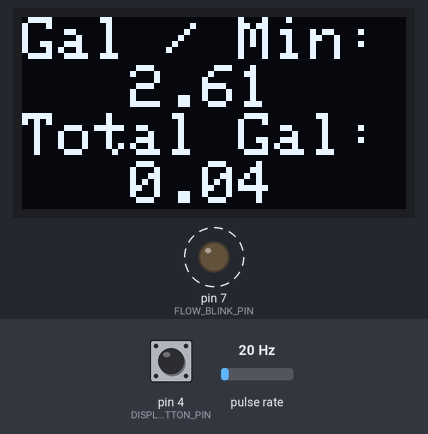
Bench run of a sketch on a simulated Arduino Uno, built with avr-gcc and run on an emulated ATmega328P. Parts: 128×64 one-colour display, output pins drawn as LEDs (lit = HIGH). Wiring (inferred from the names in the program): pulse sensor: data pin 2. Dashed ring = blinking. The inputs (shaded band) are chosen by the test bench; at power-on: pin 4 (DISPLAY_MODE_BUTTON_PIN) LOW, pulse rate 20 Hz.

Above: at 3.6 s.
3.7 s: pin 4 (DISPLAY_MODE_BUTTON_PIN) pulled HIGH for 0.15 s
At 4.9 s:
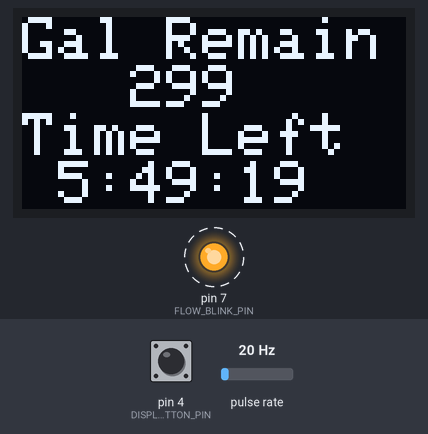
6.8 s: pin 4 (DISPLAY_MODE_BUTTON_PIN) pulled HIGH for 1 s
At 7.7 s:
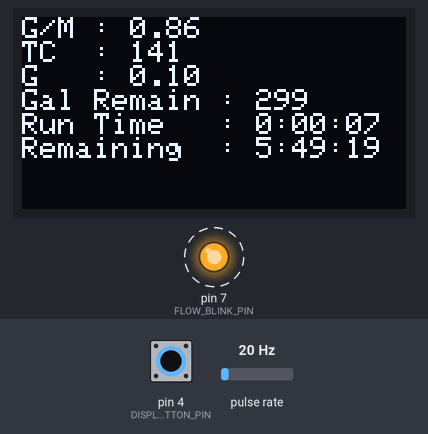
8.4 s: pin 4 (DISPLAY_MODE_BUTTON_PIN) pulled HIGH for 0.15 s
At 9.7 s:
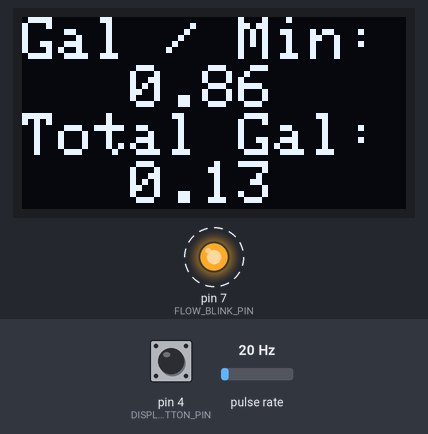
11.5 s: pulse rate (sensor on pin 2) set to 4 Hz
At 13.7 s:
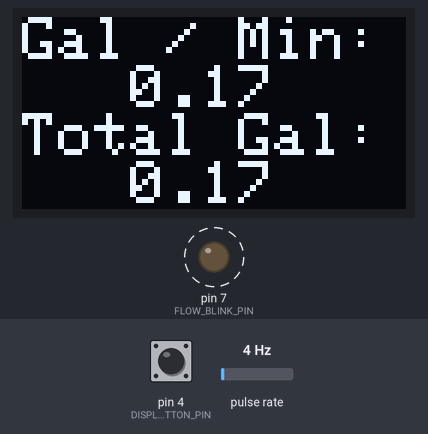
14.2 s: pulse rate (sensor on pin 2) set to 196 Hz
At 15.7 s:
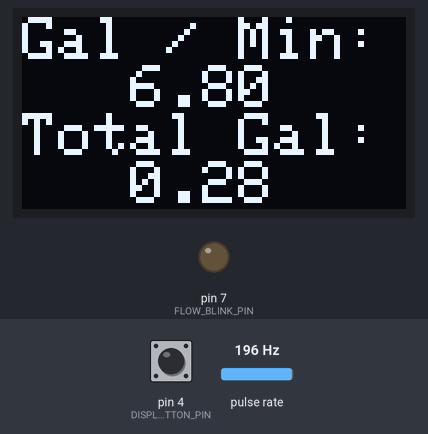
16.5 s: pulse rate (sensor on pin 2) set to 50 Hz
At 18.6 s:
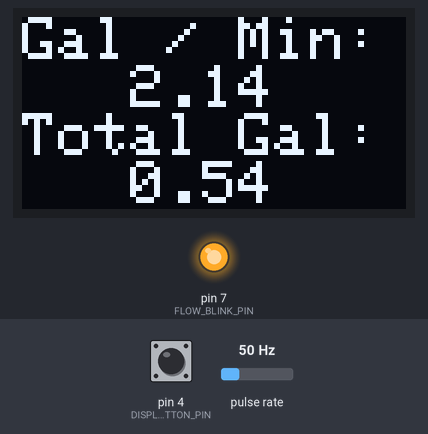
Timing chart, 0 to 19.5 s (numbered marks = the images above; inputs shaded):
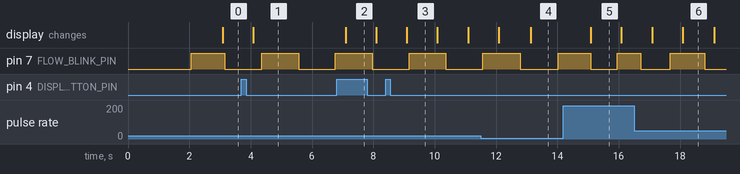

The sketch:

HotTubDrain.ino
```cpp
/**************************************************************************
 Show the flow rate of a sensor on a screen
 **************************************************************************/

#include <SPI.h>
#include <Wire.h>
#include <Adafruit_GFX.h>
#include <Adafruit_SSD1306.h>

#define SCREEN_WIDTH          128 // OLED display width, in pixels
#define SCREEN_HEIGHT         64 // OLED display height, in pixels

// Declaration for SSD1306 display connected using software SPI (default case):
#define OLED_MOSI             11
#define OLED_CLK              13
#define OLED_DC               9
#define OLED_CS               10
#define OLED_RESET            8

//Flow sensor pin
#define FLOW_PIN              2

//Flow sensor pin
#define DISPLAY_MODE_BUTTON_PIN      4

//Pin to the LED that will blink
#define FLOW_BLINK_PIN        7

#define MAX_BLINK_SPEED_MS    1250
#define MIN_BLINK_SPEED_MS    100
#define MAX_FLOW_RATE         20

#define SAMPLE_TIME_MS        1000    //How many MS to sample for when calculating per sec data
#define ML_PER_PULSE          2.7         //Number of milliliters per pulse, based on Eric test on 2/13/21
#define LITERS_PER_GALLON     3.785411784  //number of liters in a gallon


#define DISPLAY_MODE_COUNT    3   //How many modes are there?
#define DISPLAY_MODE_BASIC    1   //Mode 1 is the basic mode
#define DISPLAY_MODE_GPM      2   //Mode 2 shows just GPM and Total Gallons
#define DISPLAY_MODE_REMAIN   3   //Mode 3 shows Gallons and Time Remaining

//These are declared volatile because they are set during an interrupt
volatile int counter          = 0;     //counter for sampling, resets every loop
volatile int totalCount       = 0;  //total count never resets
double flowRate               = 0;  //How many gallons per minute is flowing
double totalGallons           = 0;  //Total gallons that have flowed

unsigned long timeOfLastSample = 0;

double lastTotalCountBlink   = 0;  //This is stored to see if counter changed
unsigned long timeOfLastBlink = 0;  //When did we last change blink state?

unsigned int TARGET_GALLONS            = 300;  //How many gallons are in the hottub

unsigned long START_TIME                = 0;   //set during setup

unsigned int currentDisplayMode         = DISPLAY_MODE_GPM ;   //The first mode is default


int displayButtonState;                       // the current reading from the input pin
int displayButtonStateLast              = LOW;  // the previous reading from the input pin


unsigned long displayButtonLastDebounceTime  = 0;  // the last time the output pin was toggled
unsigned long displayButtonDebounceDelay     = 50;    // the debounce time; increase if the output flickers


Adafruit_SSD1306 display(SCREEN_WIDTH, SCREEN_HEIGHT,
  OLED_MOSI, OLED_CLK, OLED_DC, OLED_RESET, OLED_CS);


void setup() {

  START_TIME = millis();

  Serial.begin(9600);

  pinMode(FLOW_PIN, INPUT);           //Sets the pin as an input
  pinMode(FLOW_BLINK_PIN, OUTPUT);    //Sets the pin as an input
  attachInterrupt(0, Flow, RISING);  //Configures interrupt 0 (pin 2 on the Arduino Uno) to run the function "Flow"

  pinMode(DISPLAY_MODE_BUTTON_PIN, INPUT);           //Sets the pin as an input


  // SSD1306_SWITCHCAPVCC = generate display voltage from 3.3V internally
  if(!display.begin(SSD1306_SWITCHCAPVCC)) {
    Serial.println(F("SSD1306 allocation failed"));
    for(;;); // Don't proceed, loop forever
  }


  display.clearDisplay();


  display.setTextSize(2);
  display.setTextColor(SSD1306_WHITE);        // Draw white text
  display.setCursor(0,0);             // Start position

  display.println("Gettin' HOT.. Gettin' HOT in the HotTub");

  display.display();

  delay(2000); // Pause for 1 seconds

  // Clear the buffer
  display.clearDisplay();

  timeOfLastSample = millis();

}

void loop() {

  if( hitSampleTime() )
  {
    sampleFlowRate();
    writeDisplay();
  }

  blinkFlowPin();

  checkDisplayModeState();

}

bool hitSampleTime()
{
  if( ( millis() - timeOfLastSample ) >= SAMPLE_TIME_MS )
  {
    return true;
  }

  return false;
}

void sampleFlowRate()
{


  noInterrupts(); //Disable the interrupts on the Arduino so counter does not change

  //Start the math
  flowRate = (counter * ML_PER_PULSE);        //Take counted pulses in the last second and multiply by 2.25mL
  flowRate = flowRate * ( SAMPLE_TIME_MS/1000 ) * 60;         //Convert seconds to minutes, giving you mL / Minute
  flowRate = flowRate / 1000;       //Convert mL to Liters, giving you Liters / Minute
  flowRate = flowRate / LITERS_PER_GALLON;       //Convert Liters to gallons


  totalGallons = (totalCount * ML_PER_PULSE);        //Take counted pulses in the last second and multiply by 2.25mL
  totalGallons = totalGallons / 1000;       //Convert mL to Liters, giving you Liters / Minute
  totalGallons = totalGallons / LITERS_PER_GALLON;       //Convert Liters to gallons

  interrupts();   //Enables interrupts on the Arduino

  counter = 0;      // Reset the counter so we start counting from 0 again
  timeOfLastSample = millis();

}

int gallonsRemaining()
{
  return TARGET_GALLONS - totalGallons;
}

unsigned long msRemaining()
{
  int gallonsRemain = gallonsRemaining();

  double minutesRemaining = gallonsRemain / flowRate;

  return minutesRemaining * 60 * 1000;
}

unsigned long timeSinceStart()
{
  return millis() - START_TIME;
}

void writeTimeToDisplay( unsigned long ms )
{


  unsigned int ts = ms/1000;               //convert to seconds

  unsigned int hr = ts/3600;                                                        //Number of seconds in an hour

  unsigned int mins = (ts-hr*3600)/60;                                              //Remove the number of hours and calculate the minutes.
  unsigned int sec = ts-hr*3600-mins*60;    //Remove the number of hours and minutes, leaving only seconds.

  display.print(hr);
  display.print(":");
  if( mins < 10 )
    display.print("0");
  display.print(mins);
  display.print(":");

  if( sec < 10 )
    display.print("0");

  display.print(sec);


}

void checkDisplayModeState()
{
  int reading = digitalRead(DISPLAY_MODE_BUTTON_PIN);

  // check to see if you just pressed the button
  // (i.e. the input went from LOW to HIGH), and you've waited long enough
  // since the last press to ignore any noise:

  // If the switch changed, due to noise or pressing:
  if (reading != displayButtonStateLast) {
    // reset the debouncing timer
    displayButtonLastDebounceTime = millis();
  }

  if ((millis() - displayButtonLastDebounceTime) > displayButtonDebounceDelay) {
    // whatever the reading is at, it's been there for longer than the debounce
    // delay, so take it as the actual current state:

    // if the button state has changed:
    if (reading != displayButtonState) {
      displayButtonState = reading;

      // only advance the mode if displayButtonState is HIGH
      if (displayButtonState == HIGH) {

        currentDisplayMode++;

        if( currentDisplayMode > DISPLAY_MODE_COUNT )
          currentDisplayMode = 1;//Loop back around

      }
    }
  }

  // save the reading. Next time through the loop, it'll be the lastButtonState:
  displayButtonStateLast = reading;
}

void writeDisplay()
{
  switch( currentDisplayMode )
  {
    case DISPLAY_MODE_BASIC :
      writeDisplay_BASIC();
      break;
    case DISPLAY_MODE_GPM :
      writeDisplay_GPM();
      break;
    case DISPLAY_MODE_REMAIN :
      writeDisplay_REMAIN();
      break;
  }
}

void writeDisplay_BASIC()
{

  String perMinString =             "G/M : ";
  String perMinCountString =        "c/S : ";
  String totalString =              "G   : ";
  String totalCountString =         "TC  : ";
  String gallonsRemainingString =   "Gal Remain : ";
  String runTimeString =            "Run Time   : ";
  String remainTimeString =         "Remaining  : ";

  display.clearDisplay();

  display.setTextSize(1);             // Normal 1:1 pixel scale
  display.setTextColor(SSD1306_WHITE);        // Draw white text
  display.setCursor(0,0);             // Start position
  display.setTextSize(1);             // Draw 2X-scale text

  display.print(perMinString);
  display.print(flowRate);
  display.println("");

  display.print(totalCountString);
  display.print(totalCount);
  display.println("");

  display.print(totalString);
  display.print(totalGallons);
  display.println("");

  display.print(gallonsRemainingString);
  display.print(gallonsRemaining());
  display.println("");

  display.print(runTimeString);
  writeTimeToDisplay( timeSinceStart() );
  display.println("");

  display.print(remainTimeString);
  writeTimeToDisplay( msRemaining() );


  display.display();

}


void writeDisplay_GPM()
{

  String perMinString =             "Gal / Min:";
  String totalString =              "Total Gal:";

  display.clearDisplay();

  display.setTextSize(2);             // Normal 1:1 pixel scale
  display.setTextColor(SSD1306_WHITE);        // Draw white text
  display.setCursor(0,0);             // Start position
  display.setTextSize(2);             // Draw 2X-scale text

  display.print(perMinString);
  display.println("");
  display.print("   ");
  display.print(flowRate);
  display.println("");

  display.print(totalString);
  display.println("");
  display.print("   ");
  display.print(totalGallons);

  display.display();

}

void writeDisplay_REMAIN()
{


  String gallonsRemainingString =   "Gal Remain";

  String remainTimeString =         "Time Left";

  display.clearDisplay();

  display.setTextSize(2);             // Normal 1:1 pixel scale
  display.setTextColor(SSD1306_WHITE);        // Draw white text
  display.setCursor(0,0);             // Start position
  display.setTextSize(2);             // Draw 2X-scale text


  display.print(gallonsRemainingString);
  display.println("");
  display.print("   ");
  display.print(gallonsRemaining());
  display.println("");

  display.print(remainTimeString);
  display.print("  ");
  writeTimeToDisplay( msRemaining() );


  display.display();

}


/**
 * Same as map, but returns a float
 */
float mapfloat(float x, float in_min, float in_max, float out_min, float out_max)
{
 return (x - in_min) * (out_max - out_min) / (in_max - in_min) + out_min;
}


unsigned int msBetweenBlinks()
{

  double flowRateInverted = 0;

  if( flowRate < MAX_FLOW_RATE )
    flowRateInverted = MAX_FLOW_RATE - flowRate;

  int ms = mapfloat( flowRateInverted, 0, MAX_FLOW_RATE, MIN_BLINK_SPEED_MS, MAX_BLINK_SPEED_MS);

  return ms;

}

/**
 * Is totalGallons changing? if so, we are flowing
 *
 */
bool isFlowing()
{
  if( lastTotalCountBlink != totalCount )
  {
    lastTotalCountBlink = totalCount;
    return true;
  }
  else
  {
    return false;
  }

}

void blinkFlowPin()
{

  unsigned long msSinceBlink = millis() - timeOfLastBlink;

  if( msSinceBlink > msBetweenBlinks() )
  {
    if( !isFlowing() )
    {
      //Turn off the led
      if( digitalRead(FLOW_BLINK_PIN) )
        digitalWrite(FLOW_BLINK_PIN, LOW );

      return;
    }

    togglePin(FLOW_BLINK_PIN);
    timeOfLastBlink = millis();
  }


}

void togglePin( unsigned int pin )
{
  digitalWrite(pin, !digitalRead(pin));
}

void Flow()
{
   counter++; //Every time this function is called, increment "count" by 1
   totalCount++;
}
```

Measured:
- after the input at 3.7 s, the display: changes after 0.39 s (image 1)
- after the input at 6.8 s, the display: changes after 0.30 s (image 2)
- after the input at 8.4 s, the display: changes after 0.69 s (image 3)
- after the input at 14.2 s, pin 7 (FLOW_BLINK_PIN): HIGH → LOW after 0.89 s instead of 1.1 s; the display: changes after 0.89 s (image 5)
- what the display in image 3 shows lasts 1.0 s, from 9.1 s to 10.1 s
